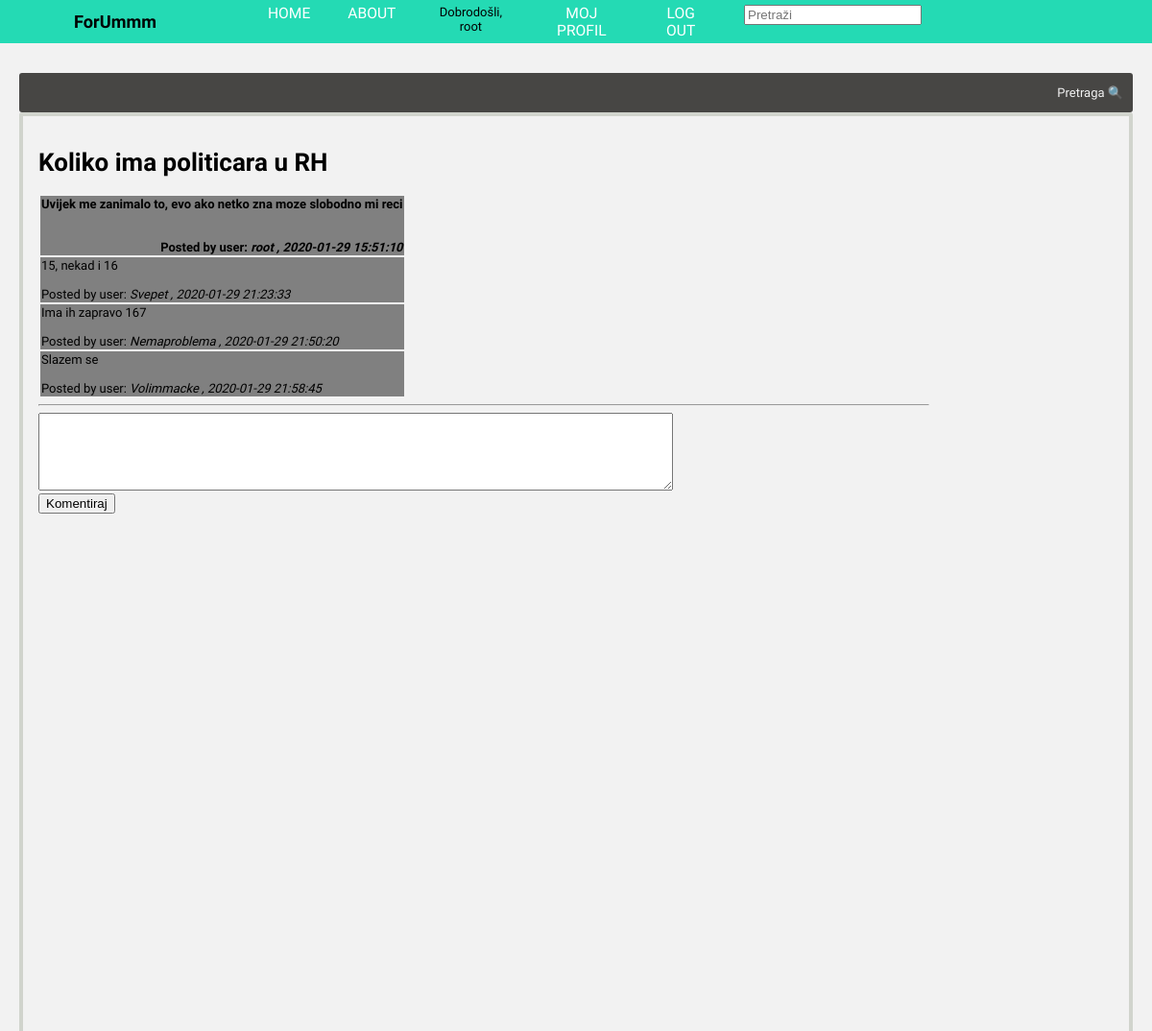
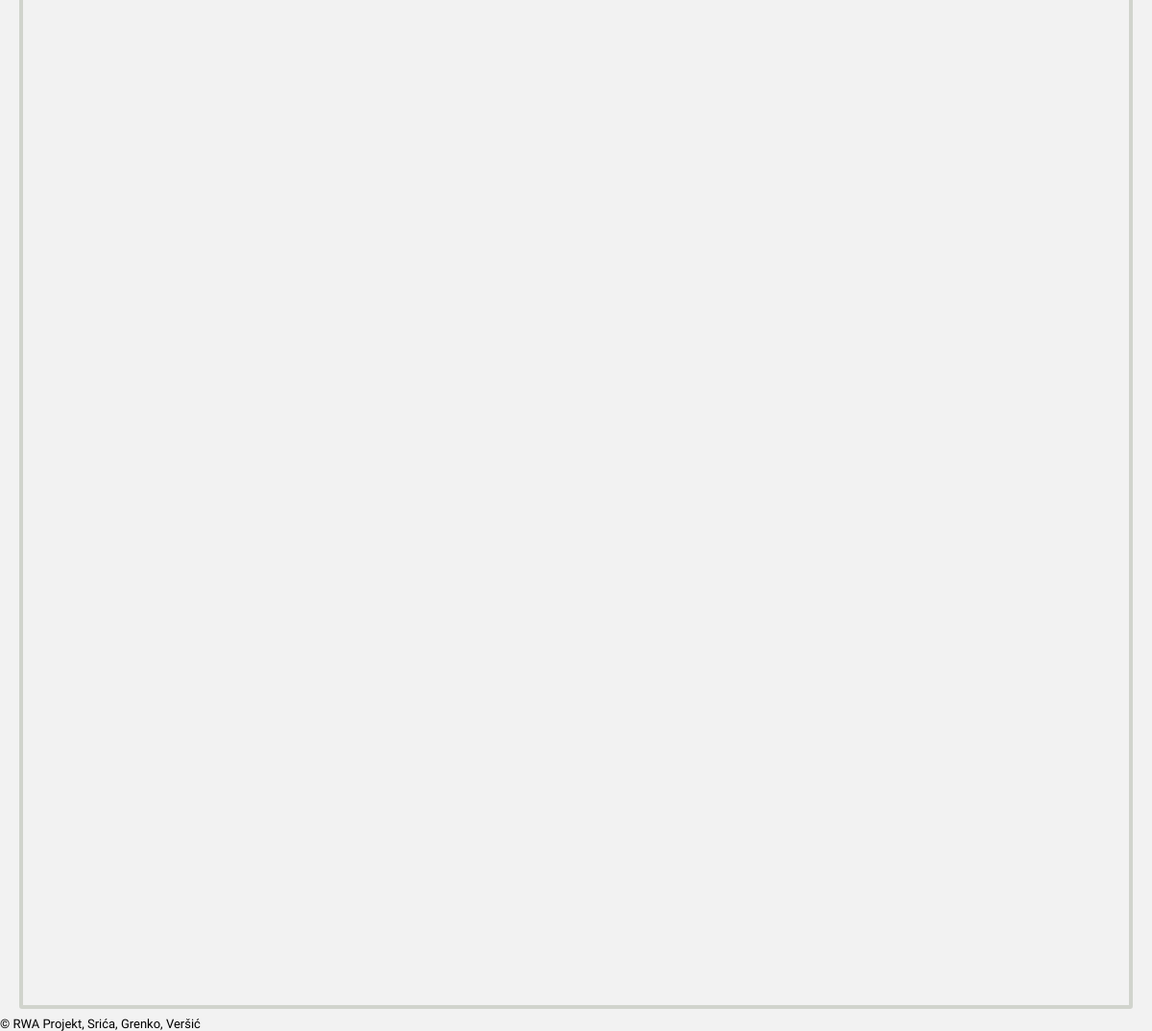
Page /pitanje.php?category=politika&id=10 (signed in) on the committed database (2 pictures, top to bottom).
### tables this page shows
CREATE TABLE `politika` (
  `id` int(11) NOT NULL,
  `postId` tinyint(4) DEFAULT NULL,
  `naslov` text DEFAULT NULL,
  `post` text DEFAULT NULL,
  `date_time` datetime DEFAULT current_timestamp(),
  `username` varchar(30) DEFAULT NULL,
  `komentar` tinyint(4) DEFAULT NULL
);

### pitanje.php (the view, shortened to what this page needs)
<?php
  include("header.php");
?>
<!DOCTYPE html>
<html lang="en" dir="ltr">
    <div class="forum">
         <div class="f_middle">
              <div class="content_header">
                  <div class="current_page">
                  </div>
                  <div class="search">
                       <a  href="#">Pretraga 🔍</a>
                  </div>
             </div>
              <div class="f_content">
                   <div class="main_content">
                     <?php
                     require 'includes/dbconnect.inc.php';
                     $id = $_GET['id'];
                     $category = $_GET['category'];
                     $premjesti= $_GET['premjesti'];
                     $sql = "SELECT naslov,post,username,date_time FROM $category WHERE id =$id";
                     $result = mysqli_query($conn, $sql);
                     $row = mysqli_fetch_array($result);
                     echo "<h1>".$row['naslov']."</h1>";
                     if($premjesti !== 1){
                     echo "<table><tr><td style='background-color: grey;font-weight:bold;'><div>".$row['post']."</div><br><br><div align=right>Posted by user: <i>".$row['username']." </i><em>,  ".$row['date_time']."</em> </div></td> </tr>";
                     $query="SELECT post,username,date_time,id,komentar,postId FROM $category WHERE postId=$id && komentar = 'true'";
                     $result = mysqli_query($conn,$query);
                     while($row = $result->fetch_assoc()){
                       echo "<tr><td style='background-color:grey;'>".$row['post']."<br><br> <div alight=right>Posted by user: <i>".$row['username']." </i><em>,  ".$row['date_time']."</em>  </div></td>";
                     }
                     echo "</table><hr>";
                     if($_SESSION['loggedin'] !== true){
                       echo "Prijavi se da bi mogao komentirati";
                     }else{
                       echo "<form action='includes/komentar.inc.php' method='post'>";
                       echo "<textarea name='komentar' rows='5' cols='80'></textarea> <br>";
                       echo "<input type='submit' name='komentar-submit' value='Komentiraj'>";
                       echo "</form>";
                     }
                   }
                      ?>
                  </div>
                  <div class="side_menu">
                  </div>
             </div>
         </div>
    </div>
    <div class="footer">
      © RWA Projekt, Srića, Grenko, Veršić
    </div>
</body>
</html>

### assets/css/header.css (style rules this page uses)
:root { --background: rgba(0, 214, 170, .85); }

### assets/css/styles.css (style rules this page uses)
html { font-size: 13px; }
*, *::before, *::after { box-sizing: border-box; text-decoration: none; }
.forum { padding-top: 68px; }
.f_middle { margin:8px 20px; }
.content_header { display: grid; grid-template-columns: 4fr 1fr; grid-template-areas: "current_page search"; justify-items: start; align-items: center; background-color: #474644; border-radius: 3px; }
.content_header a { color: #f2f2f2; }
.current_page { padding: 5px; margin: 5px; }
.search { justify-self: end; margin-right: 10px; }
.search a { font-weight: 500; }
.f_content { display: grid; grid-template-columns: 5fr 1fr; grid-template-areas: "main_content side_menu"; border:solid 4px #d1d4cd; border-radius: 3px; }
.main_content { height: auto; min-height: 2000px; padding:16px; }

### rows in the picture
politika: naslov "Koliko ima politicara u RH", post "Uvijek me zanimalo to, evo ako netko zna moze slobodno mi reci", username "root", date_time "2020-01-29 15:51:10"
politika: post "15, nekad i 16", username "Svepet", date_time "2020-01-29 21:23:33"
politika: post "Ima ih zapravo 167", username "Nemaproblema", date_time "2020-01-29 21:50:20"
politika: post "Slazem se", username "Volimmacke", date_time "2020-01-29 21:58:45"

### other values in the picture
$username "root"
